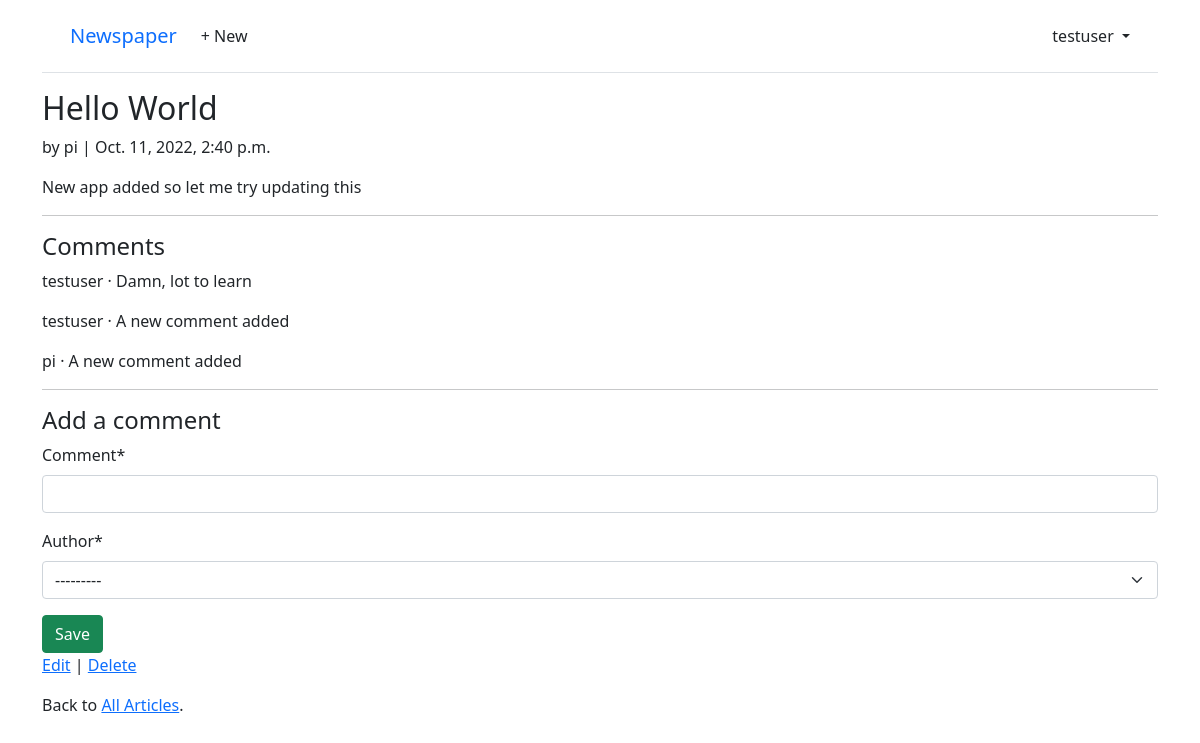
Screenshot of /articles/1/ (signed in) with the database file from the repository.
### accounts/models.py (models this page shows)
class CustomUser(AbstractUser):
    age = models.PositiveIntegerField(null=True, blank=True)

### articles/models.py (models this page shows, shortened)
class Article(models.Model):
    title = models.CharField(max_length=255)
    body = models.TextField()
    date = models.DateTimeField(auto_now_add=True)
    author = models.ForeignKey(
        settings.AUTH_USER_MODEL,
        on_delete=models.CASCADE,
    )

class Comment(models.Model):
    article = models.ForeignKey(Article, on_delete=models.CASCADE)
    comment = models.CharField(max_length=140)
    author = models.ForeignKey(
        settings.AUTH_USER_MODEL,
        on_delete=models.CASCADE,
    )
    def __str__(self):
        return self.comment

### articles/views.py (the view, shortened to what this page needs)
# urls.py: path("<int:pk>/", ArticleDetailView.as_view(), name='article_detail'),
class ArticleDetailView(LoginRequiredMixin, View):
    def get(self, request, *args, **kwargs):
        view = CommentGet.as_view()
        return view(request, *args, **kwargs)

### articles/forms.py
class CommentForm(forms.ModelForm):
    class Meta:
        model = Comment
        fields = ("comment", "author")

### articles/views.py (called while the page is built)
    def get_context_data(self, **kwargs):
        context = super().get_context_data(**kwargs)
        context['form'] = CommentForm()
        return context

### templates/article_detail.html
{% extends "base.html" %}
{% load crispy_forms_tags %}
{% block content %}
<div class="article-entry">
    <h2>{{ object.title }}</h2>
    <p>by {{ object.author }} | {{ object.date }}</p>
    <p>{{ object.body }}</p>
</div>
<hr>
<h4>Comments</h4>
{% for comment in article.comment_set.all %}
<p>{{ comment.author }} &middot; {{ comment }}</p>
{% endfor %}
<hr>
<h4>Add a comment </h4>
<form action="" method="post">{% csrf_token %}
    {{ form|crispy }}
    <button class="btn btn-success ml-2" type="submit">Save</button>
</form>
<p><a href="{% url 'article_edit' article.pk %}">Edit</a> | <a href="{% url 'article_delete' article.pk% }">Delete</a></p>
<p>Back to <a href="{% url 'article_list' %}">All Articles</a>.</p>
{% endblock content %}

### templates/base.html (shortened to what this page needs)
<!DOCTYPE html>
<html>
    <head>
        <link href="https://cdn.jsdelivr.net/npm/bootstrap@5.1.3/dist/css/bootstrap.min.css" rel="stylesheet">
    </head>
    <body>
        <div class="container">
            <header class="p-3 mb-3 border-bottom">
              <div class="container">
                <div class="d-flex flex-wrap align-items-center justify-content-center
                  justify-content-lg-start">
                  <a class="navbar-brand" href="{% url 'home' %}">Newspaper</a>
                  <ul class="nav col-12 col-lg-auto me-lg-auto mb-2 justify-content-center
                    mb-md-0">
                  {% if user.is_authenticated %}
                    <li><a href="{% url 'article_new' %}" class="nav-link px-2 link-dark">+ New</a></li>
                  </ul>
                  <div class="dropdown text-end">
                    <a href="#" class="d-block link-dark text-decoration-none dropdown-toggle"
                      id="dropdownUser1" data-bs-toggle="dropdown" aria-expanded="false">
                      {{ user.username }}
                    </a>
                  </div>
                  {% else %}
                  </ul>
                  <div class="text-end">
                    <a href="{% url 'login' %}" class="btn btn-outline-primary me-2">Log In</a>
                    <a href="{% url 'signup' %}" class="btn btn-primary">Sign Up</a>
                  </div>
                  {% endif %}
                </div>
              </div>
            </header>
            <main>
              {% block content %}
              {% endblock content %}
            </main>
          </div>
    </body>
</html>

### rows the page displays
CustomUser: username "testuser"
Article: title "Hello World", author "pi", date "Oct. 11, 2022, 2:40 p.m.", body "New app added so let me try updating this"
Comment: author "testuser", comment "Damn, lot to learn"
Comment: author "testuser", comment "A new comment added"
Comment: author "pi", comment "A new comment added"
